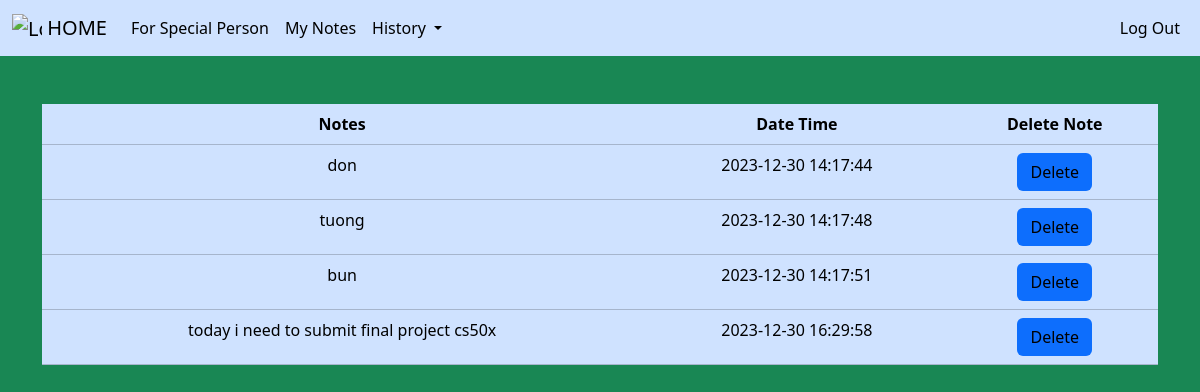
The page /note-history (signed in) on the database its author committed.
### tables this page shows
CREATE TABLE notes (note_id INTEGER PRIMARY KEY AUTOINCREMENT NOT NULL, user_id INTEGER NOT NULL, note TEXT NOT NULL, day_time TIMESTAMP DEFAULT CURRENT_TIMESTAMP, FOREIGN KEY(user_id) REFERENCES users(id));

### app.py (the view)
@app.route("/note-history")
def note_history():
    if session.get("user_id") is None:
        return redirect("/login")
    else:
        row = db.execute("SELECT * FROM notes WHERE user_id = ?", session["user_id"])
        return render_template("note_history.html", row=row)

### app.py (called while the page is built)
@app.after_request
def after_request(response):
    response.headers["Cache-Control"] = "no-cache, no-store, must-revalidate"
    response.headers["Expires"] = 0
    response.headers["Pragma"] = "no-cache"
    return response

### templates/note_history.html (shortened to what this page needs)
{% extends "layout.html" %}
{% block main %}
    <table class="table table-primary">
        <thead>
            <tr>
                <th>Notes</th>
                <th>Date Time</th>
                <th>Delete Note</th>
            </tr>
        </thead>
        <tbody>
            {% for hang in row %}
                <tr>
                    <td>{{ hang["note"] }}</td>
                    <td>{{ hang["day_time"] }}</td>
                    <td>
                        <form action="/delete/{{hang['note_id']}}" method="post">
                            <button class="btn bg-primary" type="submit">Delete</button>
                        </form>
                    </td>
                </tr>
            {% endfor %}
        </tbody>
    </table>
{% endblock %}

### static/style.css (style rules this page uses)
* { color: black !important; }
.table { color: #cfe2ff !important; }

### rows shown on the page
notes: note "don", day_time "2023-12-30 14:17:44"
notes: note "tuong", day_time "2023-12-30 14:17:48"
notes: note "bun", day_time "2023-12-30 14:17:51"
notes: note "today i need to submit final project cs50x", day_time "2023-12-30 16:29:58"
